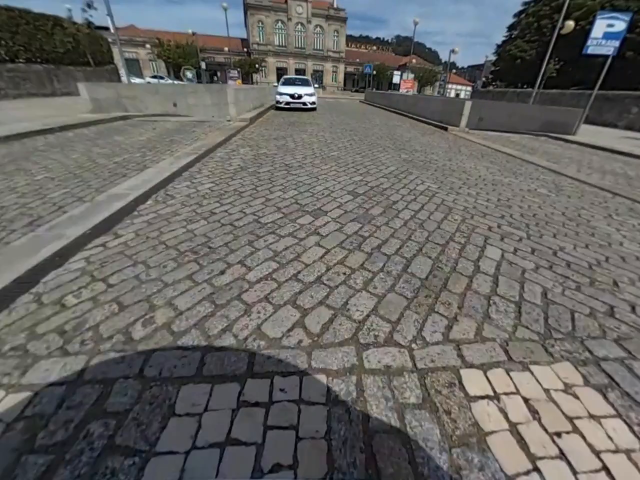
#> input picture frame 4 of test.mp4, 1280 x 960 px, given in place of left_repeater.mp4, which was not available (shown at 1/2 size)
$ python pseudo_reconstrucao.py
#> lines starting #> are read from the running program, lines starting #| are printed output that depends on the picture; pictures that were not available may be replaced by others from this repository, and a replacement may not be noted
import cv2
import numpy as np
import open3d as o3d

def extract_first_frame(video_path):
    """ Extract the first frame from a video """
#> called with video_path = '../tesla_videos/left_repeater.mp4'
    cap = cv2.VideoCapture(video_path)
    success, frame = cap.read()
#> frame is the input picture: shape (960, 1280, 3); mean B, G, R 99.1, 101.8, 102.7
    for i in range(10):
        _, _ = cap.read()
#> this loop made 10 passes
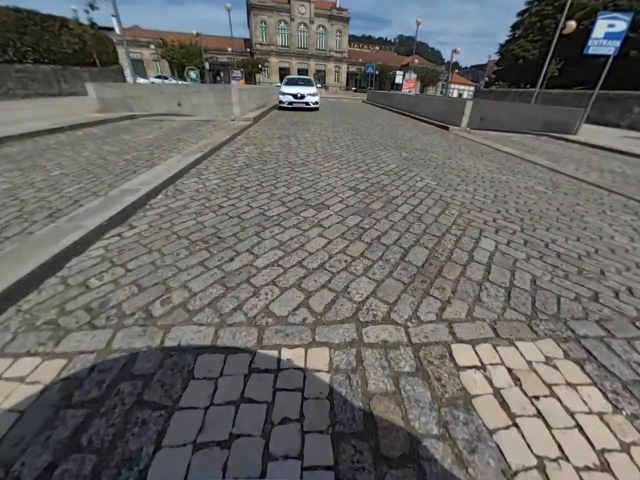
#> input picture frame 5 of test.mp4, 1280 x 960 px, given in place of left_repeater.mp4, which was not available (shown at 1/2 size)
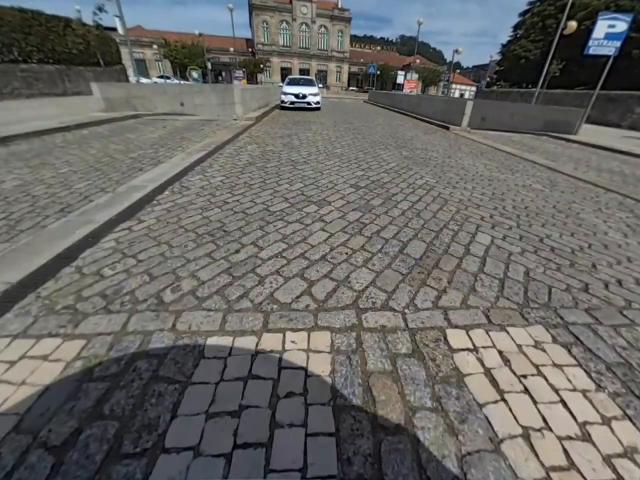
#> input picture frame 6 of test.mp4, 1280 x 960 px, given in place of left_repeater.mp4, which was not available (shown at 1/2 size)
    sucess2, frame2 = cap.read()
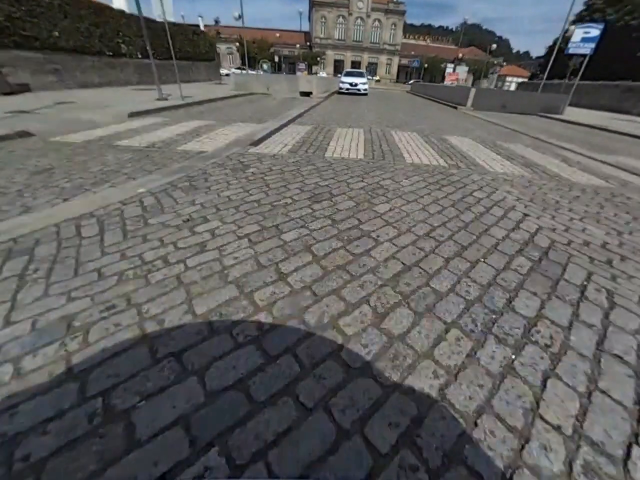
#> input picture frame 15 of test.mp4, 1280 x 960 px, given in place of left_repeater.mp4, which was not available (shown at 1/2 size)
#> frame2 is the input picture: shape (960, 1280, 3); mean B, G, R 94.8, 95.6, 96.1
    for i in range(10):
        _, _ = cap.read()
#> this loop made 10 passes
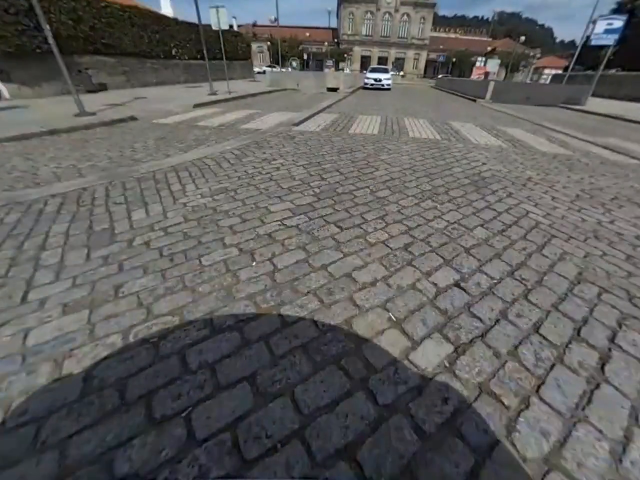
#> input picture frame 16 of test.mp4, 1280 x 960 px, given in place of left_repeater.mp4, which was not available (shown at 1/2 size)
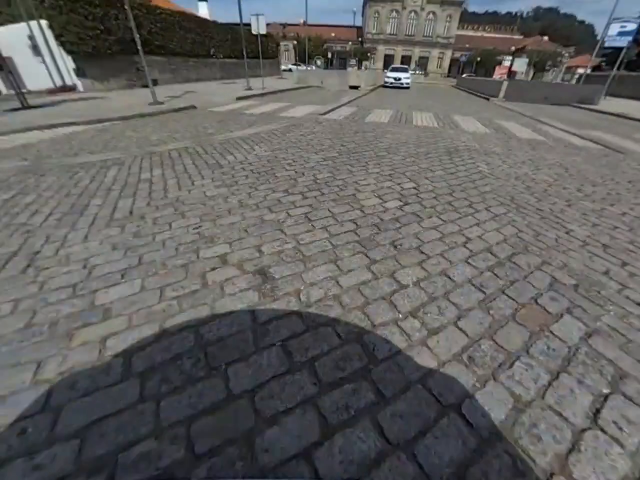
#> input picture frame 17 of test.mp4, 1280 x 960 px, given in place of left_repeater.mp4, which was not available (shown at 1/2 size)
    sucess3, frame3 = cap.read()
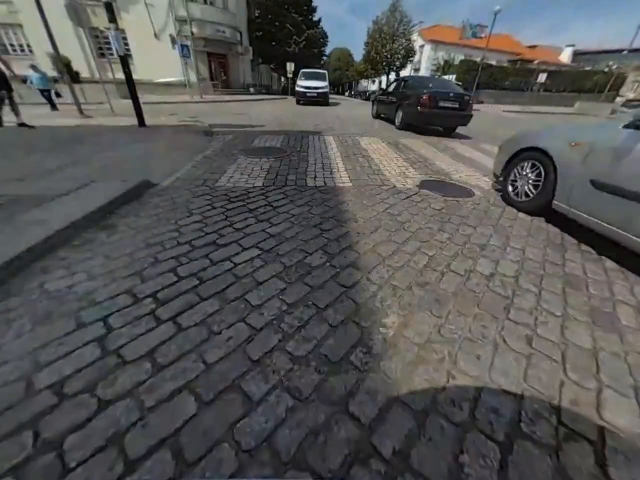
#> input picture frame 26 of test.mp4, 1280 x 960 px, given in place of left_repeater.mp4, which was not available (shown at 1/2 size)
#> frame3 is the input picture: shape (960, 1280, 3); mean B, G, R 85.1, 85.3, 85.2
    cap.release()
    return [frame, frame2, frame3] if success and sucess2 and sucess3 else None

def find_keypoints_and_descriptors(frame):
    """ Find keypoints and descriptors in a frame using SIFT """
    sift = cv2.SIFT_create()
    keypoints, descriptors = sift.detectAndCompute(frame, None)
    return keypoints, descriptors

def match_descriptors(descriptors1, descriptors2):
    """ Match descriptors between two frames """
    bf = cv2.BFMatcher()
    matches = bf.knnMatch(descriptors1, descriptors2, k=2)
    # Apply ratio test
    good_matches = []
    for m, n in matches:
        if m.distance < 0.75 * n.distance:
            good_matches.append(m)
    return good_matches

def reconstruct_3d(matches, keypoints1, keypoints2, camera_matrix):
    """ Reconstruct 3D points from matches """
    points1 = np.float32([keypoints1[m.queryIdx].pt for m in matches])
    points2 = np.float32([keypoints2[m.trainIdx].pt for m in matches])

    E, _ = cv2.findEssentialMat(points1, points2, camera_matrix)
    _, R, t, _ = cv2.recoverPose(E, points1, points2, camera_matrix)

    # For simplicity, assume first camera is at the origin
    P1 = np.hstack((np.eye(3), np.zeros((3, 1))))
    P2 = np.hstack((R, t))

    # Triangulate points (you might need to adjust this part)
    points_3d_homogeneous = cv2.triangulatePoints(P1, P2, points1.T, points2.T)
    points_3d = points_3d_homogeneous[:3, :] / points_3d_homogeneous[3, :]

    return points_3d.T

# Paths to your video files
video_paths = ["../tesla_videos/left_repeater.mp4", "../tesla_videos/left_repeater.mp4", "../front.mp4"]

# Load the first frame from each video
frames = extract_first_frame(video_paths[0])
#> frames = 3 items

# Camera intrinsics (replace with your values)
camera_matrix = np.array([[1007.4921, 0, 622.32689],
                          [0, 1001.9244, 481.29046],
                          [0, 0, 1]])

# Find keypoints and descriptors in each frame
keypoints_descriptors = [find_keypoints_and_descriptors(frame) for frame in frames]
#> in find_keypoints_and_descriptors, `keypoints, descriptors = sift.detectAndCompute(frame, None)`: keypoints = 10950 keypoints; strongest (x, y, size): (600, 193, 6.5), (584, 192, 6.9), (593, 191, 2.9), (632, 171, 3.7)
#> in find_keypoints_and_descriptors (call 2), `keypoints, descriptors = sift.detectAndCompute(frame, None)`: keypoints = 6579 keypoints; strongest (x, y, size): (702, 168, 5), (712, 170, 4.6), (1027, 713, 3.8), (823, 163, 3.2)
#> in find_keypoints_and_descriptors (call 3), `keypoints, descriptors = sift.detectAndCompute(frame, None)`: keypoints = 4951 keypoints; strongest (x, y, size): (705, 186, 2.2), (785, 152, 8.6), (1020, 377, 6), (1048, 346, 2.9)
#> keypoints_descriptors = 3 items

# Match descriptors between frames (this is simplified for two frames only)
matches = match_descriptors(keypoints_descriptors[0][1], keypoints_descriptors[1][1])
#> in match_descriptors, `matches = bf.knnMatch(descriptors1, descriptors2, k=2)`: matches = 10950 matches
#> after the loop in match_descriptors, `for m, n in matches:`: good_matches = 334 matches
#> matches = 334 matches

# Reconstruct 3D points (this example uses only the first two frames)
points_3d = reconstruct_3d(matches, keypoints_descriptors[0][0], keypoints_descriptors[1][0], camera_matrix)
#> in reconstruct_3d, `points1 = np.float32([keypoints1[m.queryIdx].pt for m in matches])`: points1 = 334 pairs, first value 28.93 to 1261.2, second value 15.55 to 943.1
#> in reconstruct_3d, `points2 = np.float32([keypoints2[m.trainIdx].pt for m in matches])`: points2 = 334 pairs, first value 109.2 to 1235.9, second value 4.65 to 771.9
#> in reconstruct_3d, `E, _ = cv2.findEssentialMat(points1, points2, camera_matrix)`: E = [[-0.0215, 0.283, 0.19], [-0.129, 0.0215, -0.668], [-0.134, 0.633, -0.035]]
#> in reconstruct_3d, `_, R, t, _ = cv2.recoverPose(E, points1, points2, camera_matrix)`: R = [[0.968, -0.0845, 0.235], [0.083, 0.996, 0.0161], [-0.236, 0.00397, 0.972]]; t = [-0.875, -0.27, 0.401]
#> in reconstruct_3d, `P2 = np.hstack((R, t))`: P2 = [[0.968, -0.0845, 0.235, -0.875], [0.083, 0.996, 0.0161, -0.27], [-0.236, 0.00397, 0.972, 0.401]]
#> points_3d = 334 rows, first 8: [1.74, 1.23, 0.00529], [1.77, 2.48, 0.0139], [1.75, 1.73, 0.00706], [1.84, 0.671, 0.0323], [1.72, 1.11, 0.00172], [1.73, 1.83, 0.00266], [1.73, 1.15, 0.00612], [1.74, 2.22, 0.00423]

# points_3d contains the 3D coordinates of matched points

$ run again, starting later in the video
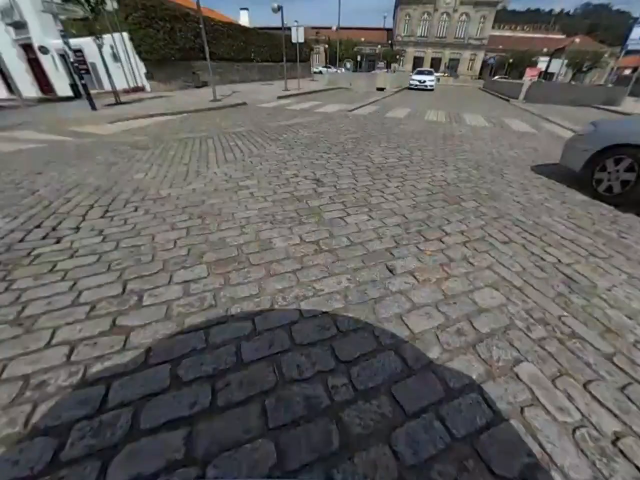
#> input picture frame 18 of test.mp4, 1280 x 960 px, given in place of left_repeater.mp4, which was not available (shown at 1/2 size)
#> in extract_first_frame, frame is the input picture: shape (960, 1280, 3); mean B, G, R 94.5, 96.5, 97.7
#> the loop in extract_first_frame, `for i in range(10):` made 10 passes
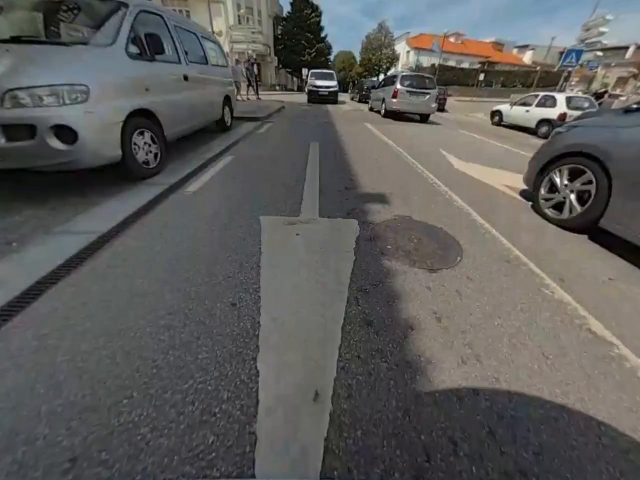
#> input picture frame 30 of test.mp4, 1280 x 960 px, given in place of left_repeater.mp4, which was not available (shown at 1/2 size)
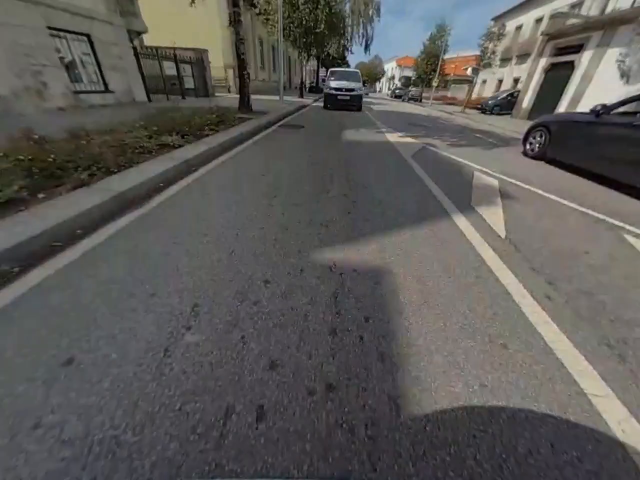
#> input picture frame 40 of test.mp4, 1280 x 960 px, given in place of left_repeater.mp4, which was not available (shown at 1/2 size)
#> in extract_first_frame, frame3 is the input picture: shape (960, 1280, 3); mean B, G, R 87.5, 90, 91.8
#> frames = 3 items
#> keypoints = 4916 keypoints; strongest (x, y, size): (849, 163, 3.7), (839, 163, 4.2), (718, 116, 4.9), (488, 39, 17.8)
#> keypoints = 2561 keypoints; strongest (x, y, size): (769, 154, 7.2), (989, 154, 8), (778, 152, 4.8), (796, 175, 4.9)
#> keypoints = 2585 keypoints; strongest (x, y, size): (1075, 290, 2.7), (1056, 293, 4.8), (1032, 161, 8.8), (794, 182, 3.2)
#> keypoints_descriptors = 3 items
#> in match_descriptors, `matches = bf.knnMatch(descriptors1, descriptors2, k=2)`: matches = 4916 matches
#> after the loop in match_descriptors, `for m, n in matches:`: good_matches = 35 matches
#> points1 = 35 pairs, first value 39.37 to 1239.1, second value 8.51 to 910.5
#> points2 = 35 pairs, first value 128.4 to 1239.8, second value 28.15 to 700.9
#> E = [[0.247, -0.635, 0.15], [-0.568, -0.19, 0.304], [-0.233, 0.048, 0.0753]]
#> R = [[0.797, 0.173, -0.578], [0.491, -0.744, 0.454], [-0.352, -0.646, -0.678]]; t = [0.164, -0.313, 0.936]
#> P2 = [[0.797, 0.173, -0.578, 0.164], [0.491, -0.744, 0.454, -0.313], [-0.352, -0.646, -0.678, 0.936]]
#> points_3d = 35 rows, first 8: [1.21, 0.765, 0.0208], [0.845, 0.984, 0.00291], [0.843, 0.986, 0.00248], [0.84, 0.987, 0.00166], [0.917, 0.945, 0.00236], [0.924, 0.942, 0.002], [0.945, 0.932, 0.00145], [1.44, 0.652, 0.00499]
